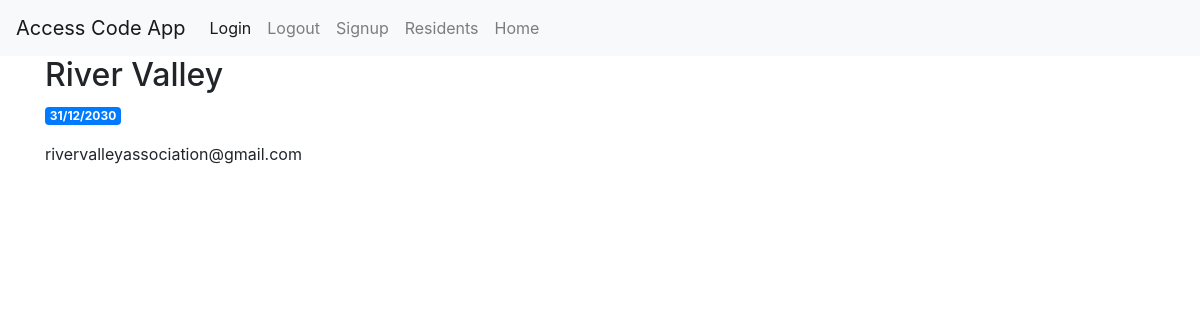
The page /2/view_admin on the database its author committed.
### tables this page shows
CREATE TABLE admin_users (
    admin_id INTEGER PRIMARY KEY AUTOINCREMENT,
    full_name TEXT NOT NULL,
    a_address TEXT NOT NULL,
    email TEXT NOT NULL,
    a_profile TEXT NOT NULL,
    validity_date TIMESTAMP NOT NULL,
    a_created TIMESTAMP NOT NULL DEFAULT CURRENT_TIMESTAMP
);

### app.py (the view)
@app.route('/<int:admin_id>/view_admin')
def view_admin(admin_id):
    admin = get_admin(admin_id)
    return render_template('view_admin.html', user=admin)

### app.py (called while the page is built)
def get_db_connection():
    conn = sqlite3.connect('database.db')
    conn.row_factory = sqlite3.Row
    return conn

def get_admin(admin_id):
    conn = get_db_connection()
    admin = conn.execute('SELECT * FROM admin_users WHERE admin_id = ?', \
                       (admin_id,)).fetchone()
    conn.close()
    if admin is None:
        abort(404)
    return admin

### templates/view_admin.html (shortened to what this page needs)
{% extends 'base3.html' %}
{% block content %}
    <h2>{% block title %} {{ user['full_name'] }} {% endblock %}</h2>
    <span class="badge badge-primary">{{ user['validity_date'] }}</span>
    <p>{{ user['email'] }}</p>
{% endblock %}

### rows shown on the page
admin_users: full_name "River Valley", validity_date "31/12/2030", email "rivervalleyassociation@gmail.com"
